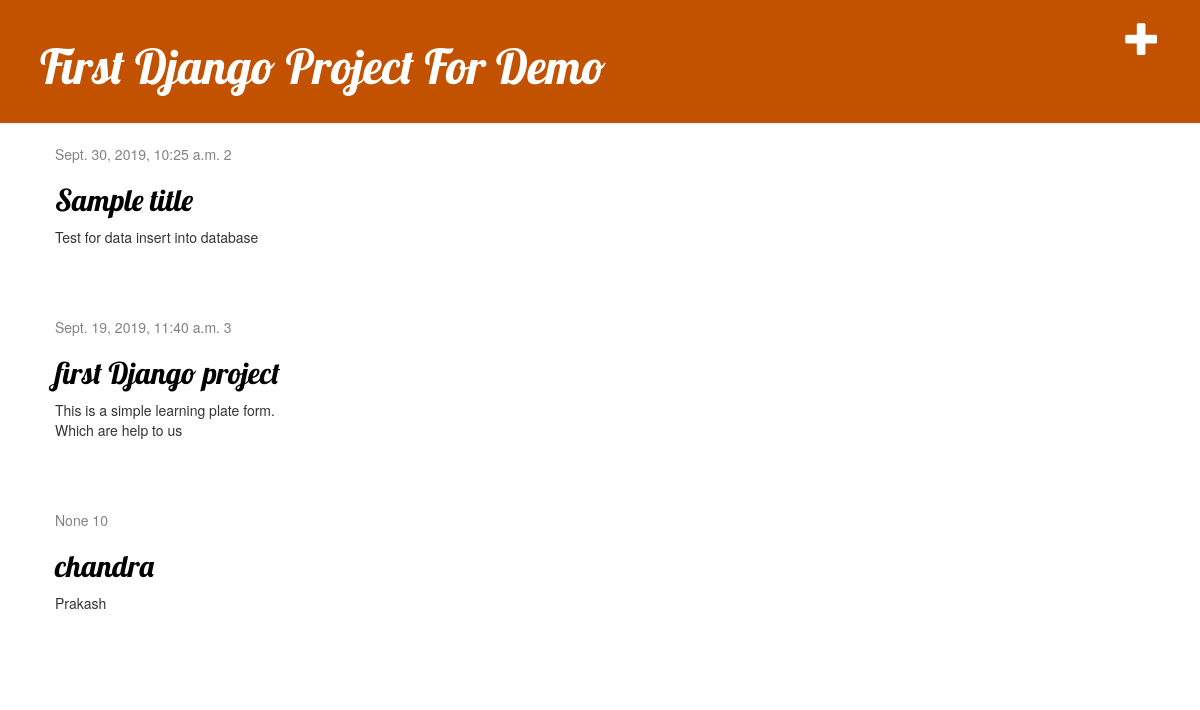
The page / on the database its author committed.
### blog/models.py (models this page shows, shortened)
class Post(models.Model):
    author = models.ForeignKey(settings.AUTH_USER_MODEL, on_delete=models.CASCADE)
    title = models.CharField(max_length=200)
    text = models.TextField()
    created_date = models.DateTimeField(default=timezone.now)
    published_date = models.DateTimeField(blank=True, null=True)

### blog/views.py (the view)
# urls.py: path('', views.post_list, name='post_list'),
def post_list(request):
    posts = Post.objects.all()
    for i in posts:
        print(
            '''
                ************
                8           8
                8           8
                *************
            ''', i.published_date, '\n', i.title, '\n', 'id==', i.id
        )
    return render(request, 'blog/post_list.html', {'posts': posts})

### blog/templates/blog/post_list.html
{% extends 'blog/base.html' %}
{% block content %}
    {% for post in posts %}
        <div class="post">
            <div class="date">
                {{ post.published_date }}
                {{post.id}}
            </div>
            <h2><a href="{% url 'post_detail' pk=post.pk %}">{{ post.title }}</a></h2>
            <p>{{ post.text|linebreaksbr }}</p>
        </div>
    {% endfor %}
{% endblock %}

### blog/templates/blog/base.html (shortened to what this page needs)
{% load static %}
<html>
    <head>
        <link rel="stylesheet" href="//maxcdn.bootstrapcdn.com/bootstrap/3.2.0/css/bootstrap.min.css">
        <link rel="stylesheet" href="//maxcdn.bootstrapcdn.com/bootstrap/3.2.0/css/bootstrap-theme.min.css">
        <link rel="stylesheet" href="{% static 'css/blog.css' %}">
    </head>
    <body>
        <div class="page-header">
            <a href="{% url 'post_new' %}" class="top-menu"><span class="glyphicon glyphicon-plus"></span></a>
            <h1><a href="https://tutorial.djangogirls.org/en/">First Django Project For Demo</a></h1>
        </div>
        <div class="content container">
            <div class="row">
                <div class="col-md-8">
                    {% block content %}
                    {% endblock %}
                </div>
            </div>
        </div>
    </body>
</html>

### blog/static/css/blog.css (style rules this page uses)
.page-header { background-color: #C25100; margin-top: 0; padding: 20px 20px 20px 40px; }
.page-header h1, .page-header h1 a, .page-header h1 a:visited, .page-header h1 a:active { color: #ffffff; font-size: 36pt; text-decoration: none; }
.content { margin-left: 40px; }
h1, h2, h3, h4 { font-family: 'Lobster', cursive; }
.date { color: #828282; }
.top-menu, .top-menu:hover, .top-menu:visited { color: #ffffff; float: right; font-size: 26pt; margin-right: 20px; }
.post { margin-bottom: 70px; }
.post h2 a, .post h2 a:visited { color: #000000; }

### rows shown on the page
Post: published_date "Sept. 30, 2019, 10:25 a.m.", id "2", title "Sample title", text "Test for data insert into database"
Post: published_date "Sept. 19, 2019, 11:40 a.m.", id "3", title "first Django project", text "This is a simple learning plate form. Which are help to us"
Post: published_date "None", id "10", title "chandra", text "Prakash"
